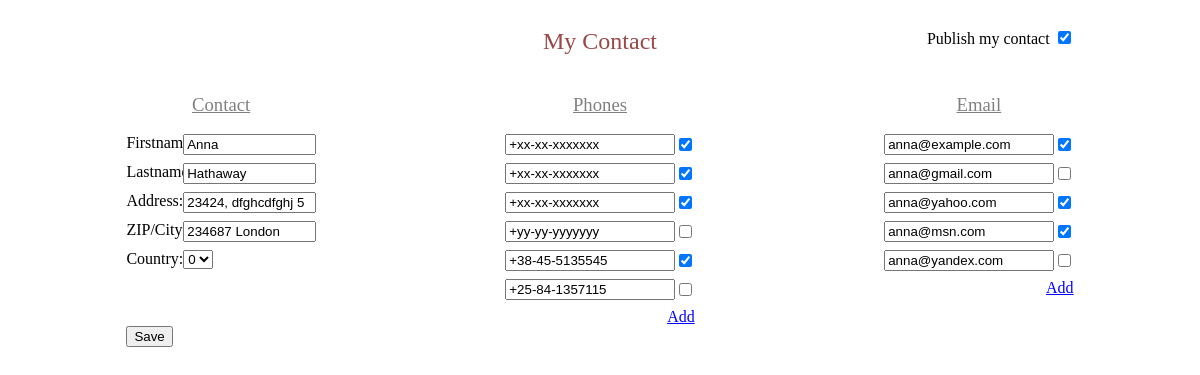
The app's page /contact.php (signed in) with its own data.
### tables this page shows
CREATE TABLE `users` (
  `id` int(11) NOT NULL,
  `username` varchar(32) NOT NULL,
  `password` varchar(255) NOT NULL,
  `first_name` varchar(255) NOT NULL,
  `last_name` varchar(255) NOT NULL,
  `address` varchar(128) NOT NULL,
  `zipcity` varchar(64) NOT NULL,
  `country` int(11) NOT NULL,
  `publish` tinyint(1) NOT NULL,
  `timestamp` timestamp NOT NULL DEFAULT current_timestamp() ON UPDATE current_timestamp()
);

CREATE TABLE `user_phones` (
  `id` int(11) NOT NULL,
  `user_id` int(11) NOT NULL,
  `phone_number` varchar(26) NOT NULL,
  `publish` tinyint(1) NOT NULL,
  `timestamp` timestamp NOT NULL DEFAULT current_timestamp() ON UPDATE current_timestamp()
);

CREATE TABLE `user_emails` (
  `id` int(11) NOT NULL,
  `user_id` int(11) NOT NULL,
  `email` varchar(64) NOT NULL,
  `publish` tinyint(1) NOT NULL,
  `timestamp` timestamp NOT NULL DEFAULT current_timestamp() ON UPDATE current_timestamp()
);

### contact.php (the view, shortened to what this page needs)
<?php
if(isset($_SESSION['login_user'])){
    $db = new mysqli("localhost", "root", "", "task");
    ?>
<section class="contact__wrapper">
	<div class="contact">
		<form action="" method="POST">
			<?php
				$user = mysqli_real_escape_string($db, $_SESSION['login_user']);
				$result = mysqli_query($db, "SELECT `id`, `first_name`, `last_name`, `address`, `zipcity`, `country`, `publish` FROM `users` WHERE `username` = '" . $user . "'") or die(mysql_error());
				$row = mysqli_fetch_array($result,MYSQLI_ASSOC);
				$user_id = $row['id'];
				$country = $row['country'];
				$result2 = mysqli_query($db, "SELECT `id`, `code` FROM `countries`") or die(mysql_error());
				$result3 = mysqli_query($db, "SELECT `phone_number`, `publish` FROM `user_phones` WHERE `user_id` = $user_id") or die(mysql_error());
				$result4 = mysqli_query($db, "SELECT `email`, `publish` FROM `user_emails` WHERE `user_id` = $user_id") or die(mysql_error());
			?>
			<div class="contact__header">
				<h1>My Contact</h1>
				<div class="publish">
					<label for="publish">Publish my contact</label>
					<input type="checkbox" id="publish" name="check_publish" <?php if($row['publish'] == 1) echo "checked"; ?>>
				</div>
			</div>
			<div class="mycontact__columns">
				<div class="mycontact--column">
					<h3>Contact</h3>
					<div class="mycontact__rows">
						<div class="contact__input">
							<label for="firstname">Firstname: </label>
							<input type="text" id="firstname" name="firstname" value="<?php echo $row['first_name']; ?>">
						</div>
						<div class="contact__input">
							<label for="lastname">Lastname: </label>
							<input type="text" id="lastname" name="lastname" value="<?php echo $row['last_name']; ?>">
						</div>
						<div class="contact__input">
							<label for="address">Address: </label>
							<input type="text" id="address" name="address" value="<?php echo $row['address']; ?>">
						</div>
						<div class="contact__input">
							<label for="zipcity">ZIP/City: </label>
							<input type="text" id="zipcity" name="zipcity" value="<?php echo $row['zipcity']; ?>">
						</div>
						<div class="contact__input">
							<label for="country">Country: </label>
							<select id="country" name="country">
							<?php
								while($row2 = mysqli_fetch_array($result2,MYSQLI_ASSOC)){
									if($row2['id'] == $country){
										echo "<option value='" . $row2['id'] . "' selected>" . $row2['code'] . "</option>";
									} else {
										echo "<option value='" . $row2['id'] . "'>" . $row2['code'] . "</option>";
									}
								}
							?>
							</select>
						</div>
					</div>
				</div>
				<div class="mycontact--column">
					<h3>Phones</h3>
					<div class="mycontact__rows">
						<?php
							while($row3 = mysqli_fetch_array($result3,MYSQLI_ASSOC)){
						?>
						<div class="phone__input">
							<input type="text" class="phone" name="phone[]" value="<?php echo $row3['phone_number']; ?>">
							<input type="checkbox" class="phone--checkbox" name="check_phone[]" <?php if($row3['publish'] == 1) echo "checked"; ?>>
						</div>
						<?php
							}
						?>
						<span class="add_phone_row">Add</span>
					</div>
				</div>
				<div class="mycontact--column">
					<h3>Email</h3>
					<div class="mycontact__rows">
						<?php
							while($row4 = mysqli_fetch_array($result4,MYSQLI_ASSOC)){
						?>
						<div class="email__input">
							<input type="email" class="email" name="email[]" value="<?php echo $row4['email']; ?>">
							<input type="checkbox" class="email--checkbox" name="check_email[]" <?php if($row4['publish'] == 1) echo "checked"; ?>>
						</div>
						<?php
							}
						?>
						<span class="add_email_row">Add</span>
					</div>
				</div>
			</div>
		<button type="submit" name="contact">Save</button>
		</form>
	</div>
</section>
<?php
	}
?>

### contact.php (style rules this page uses)
input[type="checkbox"] { cursor: pointer; }
.contact__wrapper { width: 100%; display: flex; justify-content: center; }
.contact { width: 80%; }
.contact__header { position: relative; }
.contact__header h1 { text-align: center; font-weight: normal; color: #9a4747; }
.contact__header .publish { text-align: right; padding: 0; margin: 0; position: absolute; top: 0; right: 0; }
.contact__header label { cursor: pointer; }
.mycontact__columns { display: flex; justify-content: space-between; }
.mycontact--column { width: 20%; }
.mycontact--column h3 { text-align: center; margin: 1em 0; text-decoration: underline; font-weight: normal; color: gray; }
.mycontact__rows { display: flex; flex-direction: column; }
.contact__input { display: flex; margin-bottom: 0.5em; }
.contact__input label { width: 30%; }
.contact__input input { width: 70%; }
.phone__input { display: flex; margin-bottom: 0.5em; }
.phone__input .phone { width: 100%; }
.email__input { display: flex; margin-bottom: 0.5em; }
.email__input .email { width: 100%; }
.mycontact__rows span { color: blue; text-decoration: underline; cursor: pointer; align-self: flex-end; }

### records on screen
users: publish "☑", firstname "Anna", lastname "Hathaway", address "23424, dfghcdfghj 5", zipcity "234687 London"
user_phones: phone_number "+xx-xx-xxxxxxx", publish "☑"
user_phones: phone_number "+xx-xx-xxxxxxx", publish "☑"
user_phones: phone_number "+xx-xx-xxxxxxx", publish "☑"
user_phones: phone_number "+yy-yy-yyyyyyy"
user_phones: phone_number "+38-45-5135545", publish "☑"
user_phones: phone_number "+25-84-1357115"
user_emails: email "anna@example.com", publish "☑"
user_emails: email "anna@gmail.com"
user_emails: email "anna@yahoo.com", publish "☑"
user_emails: email "anna@msn.com", publish "☑"
user_emails: email "anna@yandex.com"

### other values on screen
form field country "0"
